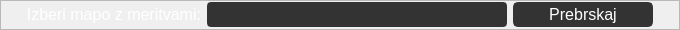
                                  <widget class="QFrame" name="frame_7">
                                   <property name="minimumSize">
                                    <size>
                                     <width>680</width>
                                     <height>25</height>
                                    </size>
                                   </property>
                                   <property name="maximumSize">
                                    <size>
                                     <width>16777215</width>
                                     <height>30</height>
                                    </size>
                                   </property>
                                   <property name="frameShape">
                                    <enum>QFrame::StyledPanel</enum>
                                   </property>
                                   <property name="frameShadow">
                                    <enum>QFrame::Raised</enum>
                                   </property>
                                   <layout class="QHBoxLayout" name="horizontalLayout_41">
                                    <property name="leftMargin">
                                     <number>0</number>
                                    </property>
                                    <property name="topMargin">
                                     <number>0</number>
                                    </property>
                                    <property name="rightMargin">
                                     <number>0</number>
                                    </property>
                                    <property name="bottomMargin">
                                     <number>0</number>
                                    </property>
                                    <item>
                                     <widget class="QLabel" name="lab_meas_folder">
                                      <property name="minimumSize">
                                       <size>
                                        <width>200</width>
                                        <height>20</height>
                                       </size>
                                      </property>
                                      <property name="maximumSize">
                                       <size>
                                        <width>16777215</width>
                                        <height>30</height>
                                       </size>
                                      </property>
                                      <property name="font">
                                       <font>
                                        <family>Segoe UI</family>
                                        <pointsize>16</pointsize>
                                       </font>
                                      </property>
                                      <property name="styleSheet">
                                       <string notr="true">color:rgb(255,255,255);</string>
                                      </property>
                                      <property name="text">
                                       <string>&lt;html&gt;&lt;head/&gt;&lt;body&gt;&lt;p&gt;&lt;span style=&quot; font-size:12pt; color:#ffffff;&quot;&gt;Izberi mapo z meritvami:&lt;/span&gt;&lt;/p&gt;&lt;/body&gt;&lt;/html&gt;</string>
                                      </property>
                                      <property name="alignment">
                                       <set>Qt::AlignRight|Qt::AlignTrailing|Qt::AlignVCenter</set>
                                      </property>
                                     </widget>
                                    </item>
                                    <item>
                                     <widget class="QLineEdit" name="line_meas_folder">
                                      <property name="enabled">
                                       <bool>true</bool>
                                      </property>
                                      <property name="minimumSize">
                                       <size>
                                        <width>300</width>
                                        <height>25</height>
                                       </size>
                                      </property>
                                      <property name="maximumSize">
                                       <size>
                                        <width>500</width>
                                        <height>25</height>
                                       </size>
                                      </property>
                                      <property name="font">
                                       <font>
                                        <family>Segoe UI</family>
                                        <pointsize>12</pointsize>
                                       </font>
                                      </property>
                                      <property name="styleSheet">
                                       <string notr="true">QLineEdit {
	color:rgb(255,255,255);
	border:2px solid rgb(51,51,51);
	border-radius:4px;
	background:rgb(51,51,51);
}

QLineEdit:disabled {
	color:rgb(255,255,255);
	border:2px solid rgb(112,112,112);
	border-radius:4px;
	background:rgb(112,112,112);
}</string>
                                      </property>
                                      <property name="text">
                                       <string/>
                                      </property>
                                     </widget>
                                    </item>
                                    <item>
                                     <widget class="QPushButton" name="bn_meas_open_folder">
                                      <property name="minimumSize">
                                       <size>
                                        <width>140</width>
                                        <height>25</height>
                                       </size>
                                      </property>
                                      <property name="maximumSize">
                                       <size>
                                        <width>140</width>
                                        <height>25</height>
                                       </size>
                                      </property>
                                      <property name="font">
                                       <font>
                                        <family>Segoe UI</family>
                                        <pointsize>12</pointsize>
                                       </font>
                                      </property>
                                      <property name="styleSheet">
                                       <string notr="true">QPushButton {
	border: 2px solid rgb(51,51,51);
	border-radius: 5px;	
	color:rgb(255,255,255);
	background-color: rgb(51,51,51);
}
QPushButton:hover {
	border: 2px solid rgb(0,143,150);
	background-color: rgb(0,143,150);
}
QPushButton:pressed {	
	border: 2px solid rgb(0,143,150);
	background-color: rgb(51,51,51);
}

QPushButton:disabled {	
	border-radius: 5px;	
	border: 2px solid rgb(112,112,112);
	background-color: rgb(112,112,112);
}</string>
                                      </property>
                                      <property name="text">
                                       <string>Prebrskaj</string>
                                      </property>
                                      <property name="checkable">
                                       <bool>false</bool>
                                      </property>
                                      <property name="flat">
                                       <bool>true</bool>
                                      </property>
                                     </widget>
                                    </item>
                                    <item>
                                     <spacer name="horizontalSpacer_8">
                                      <property name="orientation">
                                       <enum>Qt::Horizontal</enum>
                                      </property>
                                      <property name="sizeHint" stdset="0">
                                       <size>
                                        <width>22</width>
                                        <height>20</height>
                                       </size>
                                      </property>
                                     </spacer>
                                    </item>
                                   </layout>
                                  </widget>
